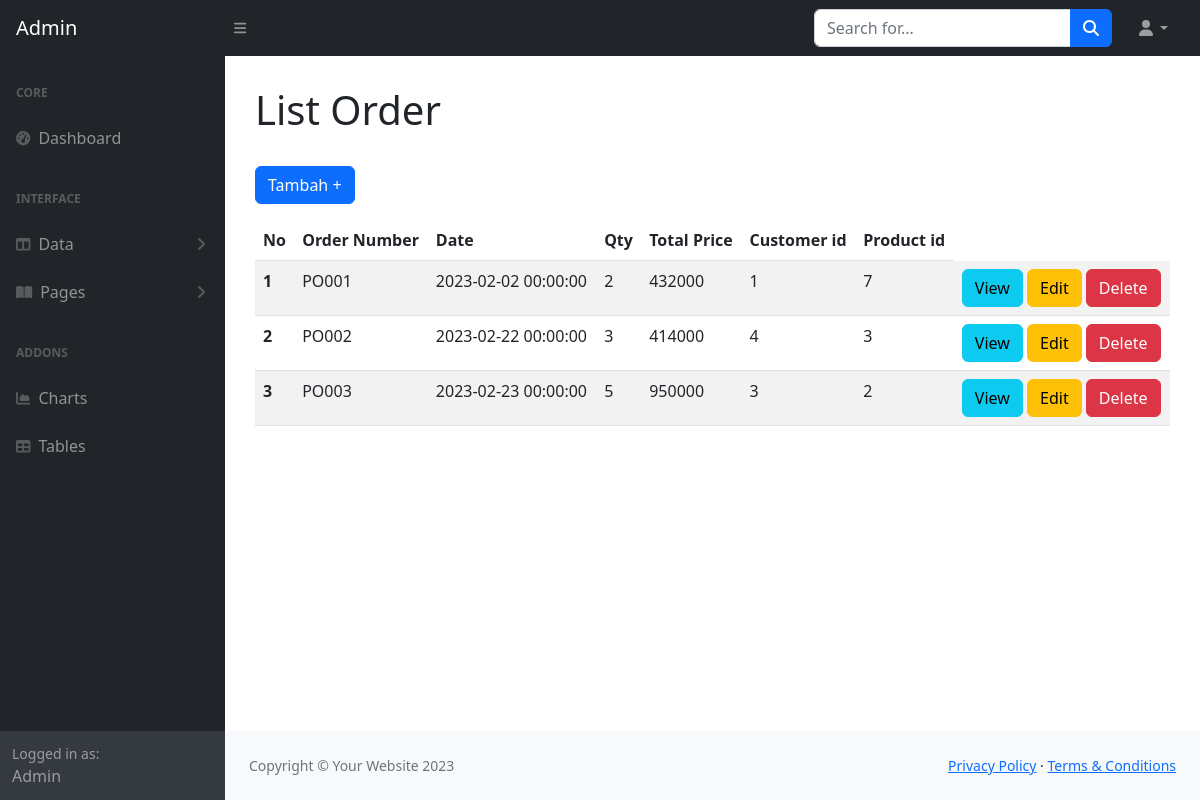
The app's page /admin/orders/orders.php with its own data.
### tables this page shows
CREATE TABLE `orders` (
  `id` int(11) NOT NULL,
  `order_number` varchar(45) DEFAULT NULL,
  `date` datetime DEFAULT NULL,
  `qty` int(11) DEFAULT NULL,
  `total_price` int(11) DEFAULT NULL,
  `customer_id` int(11) NOT NULL,
  `product_id` int(11) NOT NULL
);

### admin/orders/orders.php (the view, shortened to what this page needs)
<?php require_once '../../dbkoneksi.php' ?>
<?php
$sql = "SELECT * FROM orders";
$rs = $dbh->query($sql);
?>
<!DOCTYPE html>
<html lang="en">
<head>
    <link href="../css/styles.css" rel="stylesheet" />
</head>
<body>
    <nav class="sb-topnav navbar navbar-expand navbar-dark bg-dark">
        <a class="navbar-brand ps-3" href="../index.php">Admin</a>
        <button class="btn btn-link btn-sm order-1 order-lg-0 me-4 me-lg-0" id="sidebarToggle" href="#!"><i
                class="fas fa-bars"></i></button>
        <form class="d-none d-md-inline-block form-inline ms-auto me-0 me-md-3 my-2 my-md-0">
            <div class="input-group">
                <input class="form-control" type="text" placeholder="Search for..." aria-label="Search for..."
                    aria-describedby="btnNavbarSearch" />
                <button class="btn btn-primary" id="btnNavbarSearch" type="button"><i
                        class="fas fa-search"></i></button>
            </div>
        </form>
        <ul class="navbar-nav ms-auto ms-md-0 me-3 me-lg-4">
            <li class="nav-item dropdown">
                <a class="nav-link dropdown-toggle" id="navbarDropdown" href="#" role="button" data-bs-toggle="dropdown"
                    aria-expanded="false"><i class="fas fa-user fa-fw"></i></a>
            </li>
        </ul>
    </nav>
    <div id="layoutSidenav">
        <div id="layoutSidenav_nav">
            <nav class="sb-sidenav accordion sb-sidenav-dark" id="sidenavAccordion">
                <div class="sb-sidenav-menu">
                    <div class="nav">
                        <div class="sb-sidenav-menu-heading">Core</div>
                        <a class="nav-link" href="../index.php">
                            <div class="sb-nav-link-icon"><i class="fas fa-tachometer-alt"></i></div>
                            Dashboard
                        </a>
                        <div class="sb-sidenav-menu-heading">Interface</div>
                        <a class="nav-link collapsed" href="#" data-bs-toggle="collapse"
                            data-bs-target="#collapseLayouts" aria-expanded="false" aria-controls="collapseLayouts">
                            <div class="sb-nav-link-icon"><i class="fas fa-columns"></i></div>
                            Data
                            <div class="sb-sidenav-collapse-arrow"><i class="fas fa-angle-down"></i></div>
                        </a>
                        <a class="nav-link collapsed" href="#" data-bs-toggle="collapse" data-bs-target="#collapsePages"
                            aria-expanded="false" aria-controls="collapsePages">
                            <div class="sb-nav-link-icon"><i class="fas fa-book-open"></i></div>
                            Pages
                            <div class="sb-sidenav-collapse-arrow"><i class="fas fa-angle-down"></i></div>
                        </a>
                        <div class="sb-sidenav-menu-heading">Addons</div>
                        <a class="nav-link" href="charts.php">
                            <div class="sb-nav-link-icon"><i class="fas fa-chart-area"></i></div>
                            Charts
                        </a>
                        <a class="nav-link" href="tables.php">
                            <div class="sb-nav-link-icon"><i class="fas fa-table"></i></div>
                            Tables
                        </a>
                    </div>
                </div>
                <div class="sb-sidenav-footer">
                    <div class="small">Logged in as:</div>
                    Admin
                </div>
            </nav>
        </div>
        <div id="layoutSidenav_content">
            <main id="main-content">
                <h1>List Order</h1>
                <br>
                <a class="btn btn-primary" href="form_orders.php">Tambah +</a>
                <div class="jobs">
                    <div class="table-responsive">
                        <table class="table table-striped" width="100%">
                            <thead>
                                <tr>
                                    <th scope="col">No</th>
                                    <th scope="col">Order Number</th>
                                    <th scope="col">Date</th>
                                    <th scope="col">Qty</th>
                                    <th scope="col">Total Price</th>
                                    <th scope="col">Customer id</th>
                                    <th scope="col">Product id</th>
                                </tr>
                            </thead>
                            <tbody>
                                <?php
                                $id = 1;
                                foreach ($rs as $row) {
                                    ?>
                                    <tr>
                                        <th scope="row">
                                            <?= $id ?>
                                        </th>
                                        <td>
                                            <?= $row['order_number'] ?>
                                        </td>
                                        <td>
                                            <?= $row['date'] ?>
                                        </td>
                                        <td>
                                            <?= $row['qty'] ?>
                                        </td>
                                        <td>
                                            <?= $row['total_price'] ?>
                                        </td>
                                        <td>
                                            <?= $row['customer_id'] ?>
                                        </td>
                                        <td>
                                            <?= $row['product_id'] ?>
                                        </td>
                                        <td>
                                            <a class="btn btn-info" href="view_orders.php?id=<?= $row['id'] ?>">View</a>
                                            <a class="btn btn-warning" href="form_orders.php?id=<?= $row['id'] ?>">Edit</a>
                                            <a class="btn btn-danger" href="delete_orders.php?id=<?= $row['id'] ?>"
                                                onclick="if(!confirm('Anda Yakin Hapus Data <?= $row['order_number'] ?>?')) {return false}">Delete</a>
                                        </td>
                                    </tr>
                                    <?php
                                    $id++;
                                }
                                ?>
                            </tbody>
                        </table>
                    </div>
                </div>
            </main>
            <footer class="py-4 bg-light mt-auto">
                <div class="container-fluid px-4">
                    <div class="d-flex align-items-center justify-content-between small">
                        <div class="text-muted">Copyright &copy; Your Website 2023</div>
                        <div>
                            <a href="#">Privacy Policy</a>
                            &middot;
                            <a href="#">Terms &amp; Conditions</a>
                        </div>
                    </div>
                </div>
            </footer>
        </div>
    </div>
</body>
</html>

### admin/orders/orders.php (style rules this page uses)
#main-content { margin: 30px; }
.table-responsive { overflow: auto; }
.jobs table { border-collapse: collapse; margin-top: 1rem; overflow-x: auto; }

### records on screen
orders: order_number "PO001", date "2023-02-02 00:00:00", qty "2", total_price "432000", customer "1", product "7"
orders: order_number "PO002", date "2023-02-22 00:00:00", qty "3", total_price "414000", customer "4", product "3"
orders: order_number "PO003", date "2023-02-23 00:00:00", qty "5", total_price "950000", customer "3", product "2"
